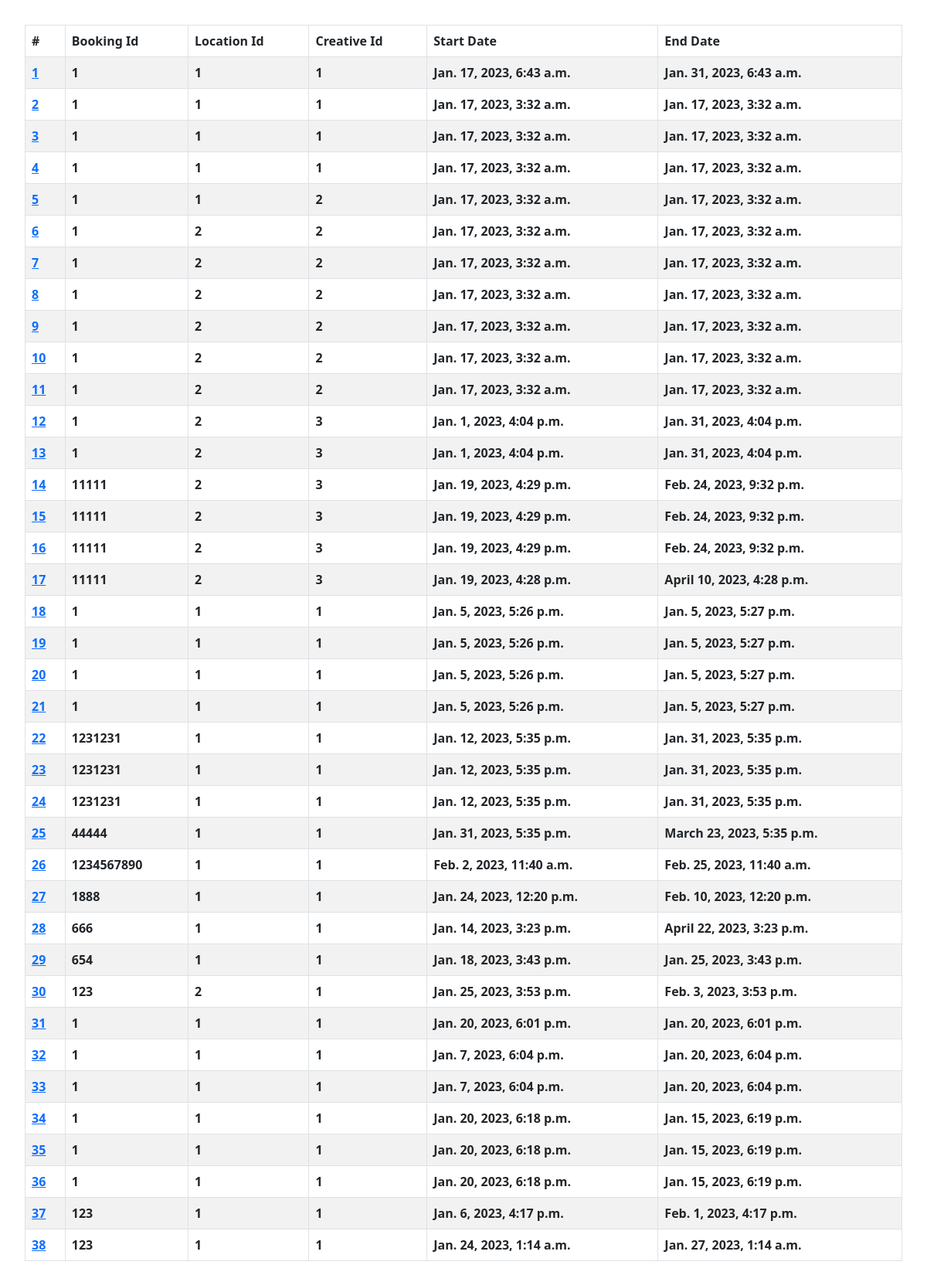
The app's page /polls/booking/ with its own data.
### polls/models.py (models this page shows)
class Booking(models.Model):
    booking_id = models.IntegerField()
    start_date = models.DateTimeField()
    end_date = models.DateTimeField()
    creative = models.ForeignKey(Creative, on_delete=models.CASCADE)
    location = models.ForeignKey(Location, on_delete=models.CASCADE)

### polls/views.py (the view)
# urls.py: path("booking/", views.index.as_view(), name="index"),
class index(View):
    def get(self, request):
        booking_data = Booking.objects.all().values()
        template = loader.get_template("booking/index.html")
        context = {"booking": booking_data}
        return HttpResponse(template.render(context, request))

### polls/templates/booking/index.html
{% extends "base.html" %}
{% block content %}
{% if booking %}
    <table class="table table-striped table-bordered">
        <thead>
            <tr>
                <th scope="col">#</th>
                <th scope="col">Booking Id</th>
                <th scope="col">Location Id</th>
                <th scope="col">Creative Id</th>
                <th scope="col">Start Date</th>
                <th scope="col">End Date</th>
            </tr>
        </thead>
        <tbody>
            {% for booking_data in booking %}
                <tr>
                    <th scope="row">
                        <a href="{% url 'advertisement:booking_id' booking_data.id %}">
                            {{ booking_data.id }}
                        </a>
                    </th>
                    <th>{{ booking_data.booking_id }}</th>
                    <th>{{ booking_data.location_id }}</th>
                    <th>{{ booking_data.creative_id }}</th>
                    <th>{{ booking_data.start_date }}</th>
                    <th>{{ booking_data.end_date }}</th>
                </tr>
            {% endfor %}
        </tbody>
    </table>
{% else %}
    <p>No polls are available.</p>
{% endif %}
{% endblock %}

### polls/templates/base.html (shortened to what this page needs)
<!DOCTYPE html>
<html lang="en">
<head>
    <link href="https://cdn.jsdelivr.net/npm/bootstrap@5.3.0-alpha1/dist/css/bootstrap.min.css" rel="stylesheet">
</head>
<body>
    <div style="padding: 32px;">
        {% block content %}{% endblock %}
    </div>
</body>
</html>

### records on screen
Booking: id "1", booking_id "1", location_id "1", creative_id "1", start_date "Jan. 17, 2023, 6:43 a.m.", end_date "Jan. 31, 2023, 6:43 a.m."
Booking: id "2", booking_id "1", location_id "1", creative_id "1", start_date "Jan. 17, 2023, 3:32 a.m.", end_date "Jan. 17, 2023, 3:32 a.m."
Booking: id "3", booking_id "1", location_id "1", creative_id "1", start_date "Jan. 17, 2023, 3:32 a.m.", end_date "Jan. 17, 2023, 3:32 a.m."
Booking: id "4", booking_id "1", location_id "1", creative_id "1", start_date "Jan. 17, 2023, 3:32 a.m.", end_date "Jan. 17, 2023, 3:32 a.m."
Booking: id "5", booking_id "1", location_id "1", creative_id "2", start_date "Jan. 17, 2023, 3:32 a.m.", end_date "Jan. 17, 2023, 3:32 a.m."
Booking: id "6", booking_id "1", location_id "2", creative_id "2", start_date "Jan. 17, 2023, 3:32 a.m.", end_date "Jan. 17, 2023, 3:32 a.m."
Booking: id "7", booking_id "1", location_id "2", creative_id "2", start_date "Jan. 17, 2023, 3:32 a.m.", end_date "Jan. 17, 2023, 3:32 a.m."
Booking: id "8", booking_id "1", location_id "2", creative_id "2", start_date "Jan. 17, 2023, 3:32 a.m.", end_date "Jan. 17, 2023, 3:32 a.m."
Booking: id "9", booking_id "1", location_id "2", creative_id "2", start_date "Jan. 17, 2023, 3:32 a.m.", end_date "Jan. 17, 2023, 3:32 a.m."
Booking: id "10", booking_id "1", location_id "2", creative_id "2", start_date "Jan. 17, 2023, 3:32 a.m.", end_date "Jan. 17, 2023, 3:32 a.m."
Booking: id "11", booking_id "1", location_id "2", creative_id "2", start_date "Jan. 17, 2023, 3:32 a.m.", end_date "Jan. 17, 2023, 3:32 a.m."
Booking: id "12", booking_id "1", location_id "2", creative_id "3", start_date "Jan. 1, 2023, 4:04 p.m.", end_date "Jan. 31, 2023, 4:04 p.m."
Booking: id "13", booking_id "1", location_id "2", creative_id "3", start_date "Jan. 1, 2023, 4:04 p.m.", end_date "Jan. 31, 2023, 4:04 p.m."
Booking: id "14", booking_id "11111", location_id "2", creative_id "3", start_date "Jan. 19, 2023, 4:29 p.m.", end_date "Feb. 24, 2023, 9:32 p.m."
Booking: id "15", booking_id "11111", location_id "2", creative_id "3", start_date "Jan. 19, 2023, 4:29 p.m.", end_date "Feb. 24, 2023, 9:32 p.m."
Booking: id "16", booking_id "11111", location_id "2", creative_id "3", start_date "Jan. 19, 2023, 4:29 p.m.", end_date "Feb. 24, 2023, 9:32 p.m."
Booking: id "17", booking_id "11111", location_id "2", creative_id "3", start_date "Jan. 19, 2023, 4:28 p.m.", end_date "April 10, 2023, 4:28 p.m."
Booking: id "18", booking_id "1", location_id "1", creative_id "1", start_date "Jan. 5, 2023, 5:26 p.m.", end_date "Jan. 5, 2023, 5:27 p.m."
Booking: id "19", booking_id "1", location_id "1", creative_id "1", start_date "Jan. 5, 2023, 5:26 p.m.", end_date "Jan. 5, 2023, 5:27 p.m."
Booking: id "20", booking_id "1", location_id "1", creative_id "1", start_date "Jan. 5, 2023, 5:26 p.m.", end_date "Jan. 5, 2023, 5:27 p.m."
Booking: id "21", booking_id "1", location_id "1", creative_id "1", start_date "Jan. 5, 2023, 5:26 p.m.", end_date "Jan. 5, 2023, 5:27 p.m."
Booking: id "22", booking_id "1231231", location_id "1", creative_id "1", start_date "Jan. 12, 2023, 5:35 p.m.", end_date "Jan. 31, 2023, 5:35 p.m."
Booking: id "23", booking_id "1231231", location_id "1", creative_id "1", start_date "Jan. 12, 2023, 5:35 p.m.", end_date "Jan. 31, 2023, 5:35 p.m."
Booking: id "24", booking_id "1231231", location_id "1", creative_id "1", start_date "Jan. 12, 2023, 5:35 p.m.", end_date "Jan. 31, 2023, 5:35 p.m."
Booking: id "25", booking_id "44444", location_id "1", creative_id "1", start_date "Jan. 31, 2023, 5:35 p.m.", end_date "March 23, 2023, 5:35 p.m."
Booking: id "26", booking_id "1234567890", location_id "1", creative_id "1", start_date "Feb. 2, 2023, 11:40 a.m.", end_date "Feb. 25, 2023, 11:40 a.m."
Booking: id "27", booking_id "1888", location_id "1", creative_id "1", start_date "Jan. 24, 2023, 12:20 p.m.", end_date "Feb. 10, 2023, 12:20 p.m."
Booking: id "28", booking_id "666", location_id "1", creative_id "1", start_date "Jan. 14, 2023, 3:23 p.m.", end_date "April 22, 2023, 3:23 p.m."
Booking: id "29", booking_id "654", location_id "1", creative_id "1", start_date "Jan. 18, 2023, 3:43 p.m.", end_date "Jan. 25, 2023, 3:43 p.m."
Booking: id "30", booking_id "123", location_id "2", creative_id "1", start_date "Jan. 25, 2023, 3:53 p.m.", end_date "Feb. 3, 2023, 3:53 p.m."
Booking: id "31", booking_id "1", location_id "1", creative_id "1", start_date "Jan. 20, 2023, 6:01 p.m.", end_date "Jan. 20, 2023, 6:01 p.m."
Booking: id "32", booking_id "1", location_id "1", creative_id "1", start_date "Jan. 7, 2023, 6:04 p.m.", end_date "Jan. 20, 2023, 6:04 p.m."
Booking: id "33", booking_id "1", location_id "1", creative_id "1", start_date "Jan. 7, 2023, 6:04 p.m.", end_date "Jan. 20, 2023, 6:04 p.m."
Booking: id "34", booking_id "1", location_id "1", creative_id "1", start_date "Jan. 20, 2023, 6:18 p.m.", end_date "Jan. 15, 2023, 6:19 p.m."
Booking: id "35", booking_id "1", location_id "1", creative_id "1", start_date "Jan. 20, 2023, 6:18 p.m.", end_date "Jan. 15, 2023, 6:19 p.m."
Booking: id "36", booking_id "1", location_id "1", creative_id "1", start_date "Jan. 20, 2023, 6:18 p.m.", end_date "Jan. 15, 2023, 6:19 p.m."
Booking: id "37", booking_id "123", location_id "1", creative_id "1", start_date "Jan. 6, 2023, 4:17 p.m.", end_date "Feb. 1, 2023, 4:17 p.m."
Booking: id "38", booking_id "123", location_id "1", creative_id "1", start_date "Jan. 24, 2023, 1:14 a.m.", end_date "Jan. 27, 2023, 1:14 a.m."
